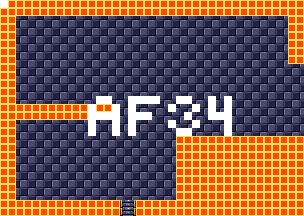

Tiled map render using the project's own tile images. Description and the map definition, with tile-layer contents summarised, below:
An orthogonal 38x27 tile map with 8x8 px tiles, 4 tile layers (background, foreground, room numbers, Objects), 15 tilesets.

<map version="1.5" tiledversion="1.7.1" orientation="orthogonal" renderorder="right-down" width="38" height="27" tilewidth="8" tileheight="8" infinite="0" nextlayerid="11" nextobjectid="1">
 <tileset firstgid="1" source="tilesheets/tsKarniMata.tsx" />
 <tileset firstgid="1025" source="tilesheets/tsVoodooWasp.tsx" />
 <tileset firstgid="2049" source="tilesheets/tsBurial.tsx" />
 <tileset firstgid="3073" source="tilesheets/tsBlueTemple.tsx" />
 <tileset firstgid="4097" source="tilesheets/tsGoddess.tsx" />
 <tileset firstgid="5121" source="tilesheets/tsKonark.tsx" />
 <tileset firstgid="6145" name="sEnemies" tilewidth="8" tileheight="8" tilecount="1024" columns="32">
  <image source="../grapx/tilesheets/sObjects.bmp" trans="ff94ff" width="256" height="256" />
 </tileset>
 <tileset firstgid="7169" source="tilesheets/tsIceTemple.tsx" />
 <tileset firstgid="8193" source="tilesheets/tsLavaArea.tsx" />
 <tileset firstgid="9217" source="tilesheets/tsBossArea.tsx" />
 <tileset firstgid="10241" source="tilesheets/tsPegu.tsx" />
 <tileset firstgid="11265" source="tilesheets/sTiwanakuTemple.tsx" />
 <tileset firstgid="12289" source="tilesheets/sIndraTemple.tsx" />
 <tileset firstgid="13313" source="tilesheets/sTeleport.tsx" />
 <tileset firstgid="14337" source="tilesheets/sObjects.tsx" />
 <layer id="2" name="background" width="38" height="27">
  <data>[1026 cells, 1026 non-empty, 2 distinct tile ids]</data>
 </layer>
 <layer id="1" name="foreground" width="38" height="27">
  <data>[1026 cells, 364 non-empty, 3 distinct tile ids]</data>
 </layer>
 <layer id="7" name="room numbers" width="38" height="27">
  <data>[1026 cells, 41 non-empty, 1 distinct tile ids]</data>
 </layer>
 <layer id="10" name="Objects" width="38" height="27">
  <data>[1026 cells, 0 non-empty, 0 distinct tile ids]</data>
 </layer>
</map>
